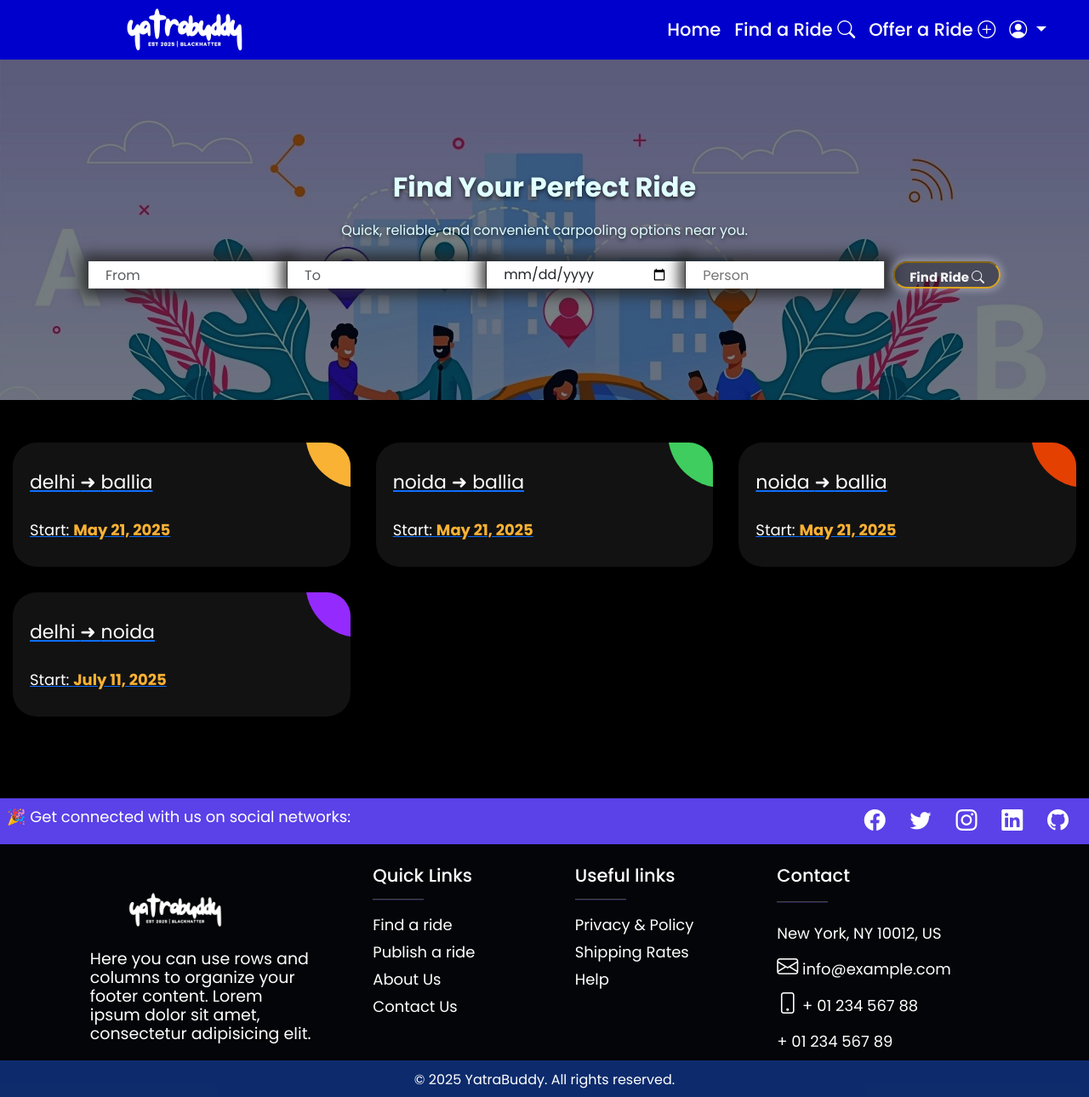
/find_ride/, run on an earlier commit of the app's database.
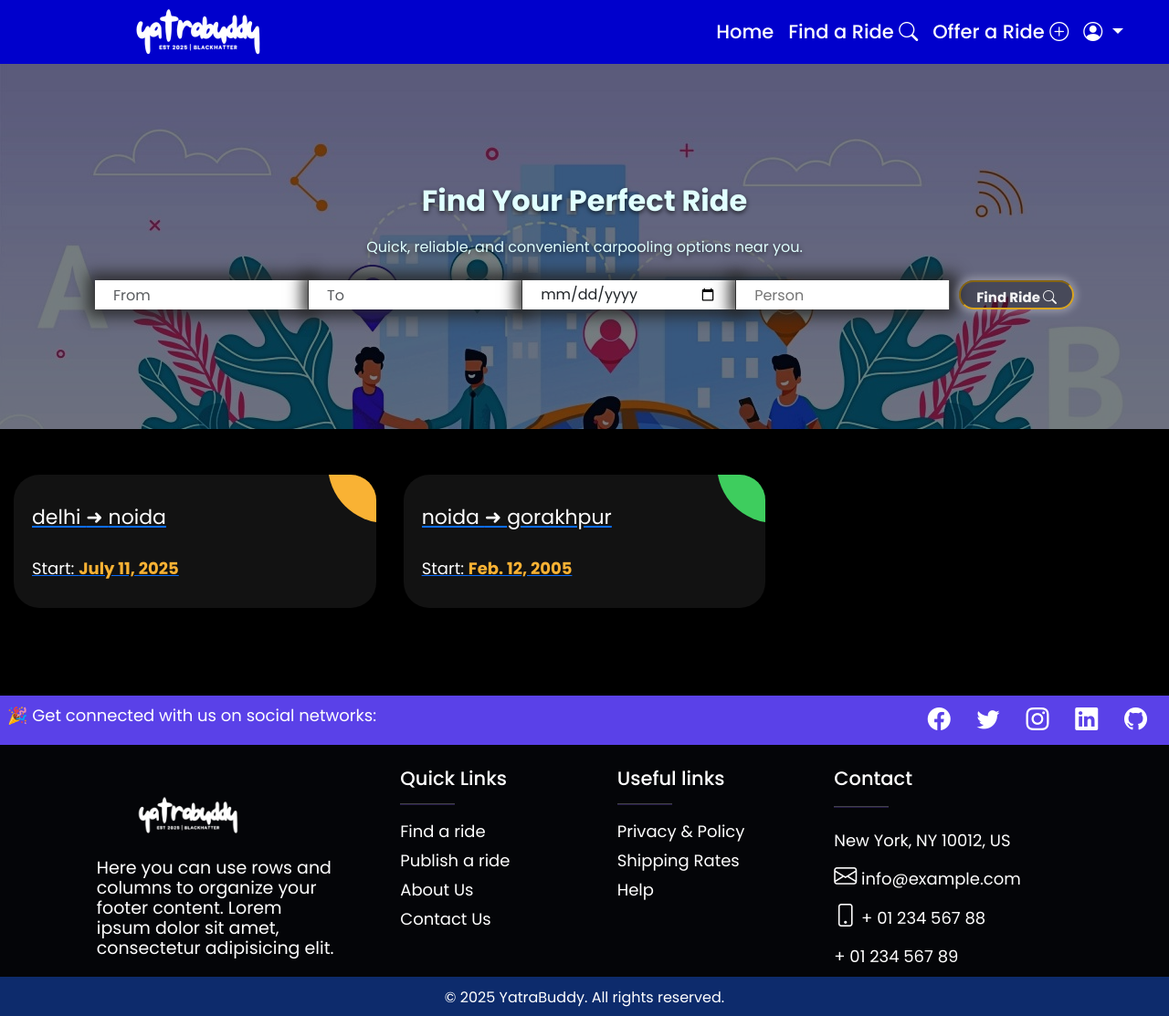
And on a later commit of the database.
### main/models.py (models this page shows, shortened)
class Ride(models.Model):
    source = models.CharField(max_length=100)
    destination = models.CharField(max_length=100)
    date = models.DateField()
    gender = models.CharField(max_length=10,
    choices = [('Male','Male'),('Female','Female'),('Any','Any')],default='Any')
    available_seats=models.IntegerField()
    price_per_seat =models.IntegerField()
    description = models.TextField(blank=True,null=True)
    created_by = models.ForeignKey('auth.user',on_delete=models.CASCADE)
    created_at = models.DateTimeField(auto_now_add=True)
    driver_name = models.CharField(max_length=15, null=True, blank=True)
    driver_phone = models.CharField(max_length=15, null=True, blank=True)

### main/views.py (the view)
# urls.py: path('find_ride/', views.find_ride, name='find_ride'),
def find_ride(request):
     rides = Ride.objects.all()
     return render(request, 'viewRide.html', {'rides': rides})

### templates/viewRide.html (shortened to what this page needs)
{% extends "layout.html" %}
{% load static %}
{% block main %}
<body style="background-color:black;">
    <div class="hero" style="background:url('{% static "img/banner3.jpeg" %}');height:50vh;">
        <div class="overlay"></div>
        <div class="hero-content">
          <h1>Find Your Perfect Ride</h1>
          <p class="mb-4">Quick, reliable, and convenient carpooling options near you.</p>
          <form class="search-bar d-flex">
            <input type="text" class="form-control" placeholder="From">
            <input type="text" class="form-control" placeholder="To">
            <input type="date" class="form-control" placeholder"Today">
            <input type="number" class"form-control" placeholder="Person">
            <button type="submit" class="btn">Find Ride <i class="bi bi-search"></i></button>
          </form>
        </div>
      </div>
<div class="ag-format-container">
  <div class="ag-courses_box">
    {% for ride in rides %}
    <div class="ag-courses_item">
      <a href="#" class="ag-courses-item_link">
        <div class="ag-courses-item_bg"></div>
        <div class="ag-courses-item_title">
          <p>{{ ride.source }} ➜ {{ ride.destination }}</p>
        </div>
        <div class="ag-courses-item_date-box">
          Start:
          <span class="ag-courses-item_date">
            {{ ride.date }}
          </span>
        </div>
      </a>
    </div>
    {% empty %}
    <p>No rides available.</p>
    {% endfor %}
  </div>
</div>
</body>
{% endblock main %}

### templates/layout.html (shortened to what this page needs)
<!DOCTYPE html>
{% load static %}
{% load widget_tweaks%}
<html lang="en">
<head>
  <link href="https://cdn.jsdelivr.net/npm/bootstrap@5.3.0/dist/css/bootstrap.min.css" rel="stylesheet">
  <link rel="stylesheet" href="{% static "style.css" %}">
  <link href="https://cdn.jsdelivr.net/npm/bootstrap-icons/font/bootstrap-icons.css" rel="stylesheet">
  {% load widget_tweaks %}
</head>
<body>
  <nav class="navbar navbar-expand-lg navbar-light bg-light shadow menubar">
    <div class="container-fluid">
      <a class="navbar-brand" href="/">
      </a>
      <div class="collapse navbar-collapse" id="navbarNav">
        <ul class="navbar-nav ms-auto">
          <li class="nav-item">
            <a class="nav-link active" aria-current="page" href="/">Home</a>
          </li>
          <li class="nav-item">
            <a class="nav-link" href="/find_ride">Find a Ride <i class="bi bi-search"></i></a>
          </li>
          <li class="nav-item">
            <a class="nav-link" href="/offer_ride">Offer a Ride <i class="bi bi-plus-circle"></i></a>
          </li>
          <li class="nav-item dropdown-center">
            <a class="nav-link dropdown-toggle" href="#" role="button" data-bs-toggle="dropdown" aria-expanded="false">
              <i class="bi bi-person-circle"></i>
            </a>
          </li>
        </ul>
      </div>
    </div>
  </nav>
  {% block main %}
  {% endblock main %}
            <footer
            class="text-center text-center text-white mt-3 footer"
            style=""
            >
          <section
               class="d-flex justify-content-between p-2"
               style="background-color:rgb(90, 65, 232)"
               >
          <div class="me-2" style="font-size:18px;">
          <span> 🎉 Get connected with us on social networks:</span>
          </div>
          <div>
          <a href="" class="text-white me-4">
            <i class="bi bi-facebook"></i>
          </a>
          <a href="" class="text-white me-4">
            <i class="bi bi-twitter"></i>
          </a>
          <a href="" class="text-white me-4">
            <i class="bi bi-instagram"></i>
          </a>
          <a href="" class="text-white me-4">
            <i class="bi bi-linkedin"></i>
          </a>
          <a href="" class="text-white me-3">
            <i class="bi bi-github"></i>
          </a>
          </div>
          </section>
          <section class="">
          <div class="container text-center text-md-start mt-4">
          <div class="row mt-2">
            <div class="col-md-3 col-lg-4 col-xl-3 mx-auto mb-1">
               <img src="{% static "img/logoWhite.png" %}" alt="" style="height:100px;width:200px;object-fit:cover;">
              <p style="font-size:19px;line-height:22px;">
                Here you can use rows and columns to organize your footer
                content. Lorem ipsum dolor sit amet, consectetur adipisicing
                elit.
              </p>
            </div>
            <div class="col-md-2 col-lg-2 col-xl-2 mx-auto mb-4">
              <h6 class="text">Quick Links</h6>
              <hr
                  class="mb-2 mt-0 d-inline-block mx-auto"
                  style="width: 60px; background-color: #7c4dff; height: 2px"
                  />
              <p>
                <a href="/viewRides" class="text-white">Find a ride</a>
              </p>
              <p>
                <a href="/createRides" class="text-white">Publish a ride</a>
              </p>
              <p>
                <a href="#!" class="text-white">About Us</a>
              </p>
              <p>
                <a href="#!" class="text-white">Contact Us</a>
              </p>
            </div>
            <div class="col-md-3 col-lg-2 col-xl-2 mx-auto mb-4">
              <h6 class="text">Useful links</h6>
              <hr
                  class="mb-2 mt-0 d-inline-block mx-auto"
                  style="width: 60px; background-color: #7c4dff; height: 2px"
                  />
              <p>
                <a href="#!" class="text-white">Privacy & Policy</a>
              </p>
              <p>
                <a href="#!" class="text-white">Shipping Rates</a>
              </p>
              <p>
                <a href="#!" class="text-white">Help</a>
              </p>
            </div>
            <div class="col-md-4 col-lg-3 col-xl-3 mx-auto mb-md-0 mb-4 contact">
              <h6 class="text">Contact</h6>
              <hr
                  class="mb-2 mt-0 d-inline-block mx-auto"
                  style="width: 60px; background-color: #7c4dff; height: 2px"
                  />
              <p> New York, NY 10012, US</p>
              <p><i class="bi bi-envelope mr-3"></i> info@example.com</p>
              <p><i class="bi bi-phone mr-3"></i> + 01 234 567 88</p>
              <p> + 01 234 567 89</p>
            </div>
          </div>
          </div>
          </section>
          <div
           class="text-center p-2"
           style="background-color: rgba(19, 64, 161, 0.65)"
           >
           © 2025 YatraBuddy. All rights reserved.
          </div>
          </footer>
</body>
</html>

### static/style.css (style rules this page uses)
* { margin:0; padding: 0; box-sizing: border-box; font-family:'Poppins',serif !important; }
.menubar { background-color:rgba(0,0,255,0.8) !important; max-height:70px; padding: 30px; }
.menubar .nav-link { font-family: "Poppins", serif; font-weight: 500; font-style: normal; color:white !important; font-size: 21px; }
.hero { height: 70vh; background: url('./img/image.png'); background-size:cover; background-repeat:no-repeat; background-position: center; display: flex; align-items: center; justify-content: center; color:lightcyan; position: relative; text-shadow: 0 2px 5px rgba(0, 0, 0, 0.7); }
.overlay { position: absolute; top: 0; left: 0; width: 100%; height: 100%; background: rgba(0, 0, 0, 0.5); z-index: 1; }
.hero-content { z-index: 2; text-align: center; }
.hero-content h1 { font-size: 2rem; font-weight: bold; margin-bottom: 20px; }
.search-bar { max-width:80%; margin: 0 auto; justify-content: space-between !important; z-index: 2; }
.search-bar input, .search-bar button { height: 2rem; border-radius: 0; }
.search-bar input { border: none; min-width:195px; padding: 0 20px; border-right: 1px inset black; box-shadow: 0px 0px 15px 8px rgba(37, 37, 37, 0.839); }
.search-bar button { background:rgba(0,0,0,0.3); border: 2px inset goldenrod; border-radius: 55px; font-weight: 700; color: whitesmoke; margin-left: 10px; width:550px; box-shadow: 0px 0px 8px 3px rgba(255,255,255,0.3); font-size: 15px; font-weight: bold; }
.footer { background-color:rgba(5, 6, 9, 0.93); }
.footer a { text-decoration: none; font-size: 18px; }
.footer i { font-size: 25px !important; }
.footer p { margin-bottom: 5px !important; }
.text { font-size:21px; }
.footer .contact { font-size:18px; }
.ag-format-container { width: 100vw; margin: 0 auto; }
.ag-courses_box { display: -webkit-box; display: -ms-flexbox; display: flex; -webkit-box-align: start; -ms-flex-align: start; align-items: flex-start; -ms-flex-wrap: wrap; flex-wrap: wrap; padding: 50px 0; }
.ag-courses_item { -ms-flex-preferred-size: calc(33.33333% - 30px); flex-basis: calc(33.33333% - 30px); margin: 0 15px 30px; overflow: hidden; border-radius: 28px; }
.ag-courses-item_link { display: block; padding: 30px 20px; background-color: #121212; overflow: hidden; position: relative; }
.ag-courses-item_title { max-height: 50px; margin: 0 0 10px; overflow: hidden; font-size: 22px; color: #FFF; z-index: 2; position: relative; }
.ag-courses-item_date-box { font-size: 18px; color: #FFF; z-index: 2; position: relative; }
.ag-courses-item_date { font-weight: bold; color: #f9b234; -webkit-transition: color .5s ease; -o-transition: color .5s ease; transition: color .5s ease }
.ag-courses-item_bg { height: 128px; width: 128px; background-color: #f9b234; z-index: 1; position: absolute; top: -75px; right: -75px; border-radius: 50%; -webkit-transition: all .5s ease; -o-transition: all .5s ease; transition: all .5s ease; }
.ag-courses_item:nth-child(2n) .ag-courses-item_bg { background-color: #3ecd5e; }
input, textarea { width: 100%; }

What changed in the data, as far as the page shows it:
removed Ride: source "delhi", destination "ballia", date "May 21, 2025"
removed Ride: source "noida", destination "ballia", date "May 21, 2025"
removed Ride: source "noida", destination "ballia", date "May 21, 2025"
added Ride: source "noida", destination "gorakhpur", date "Feb. 12, 2005"
